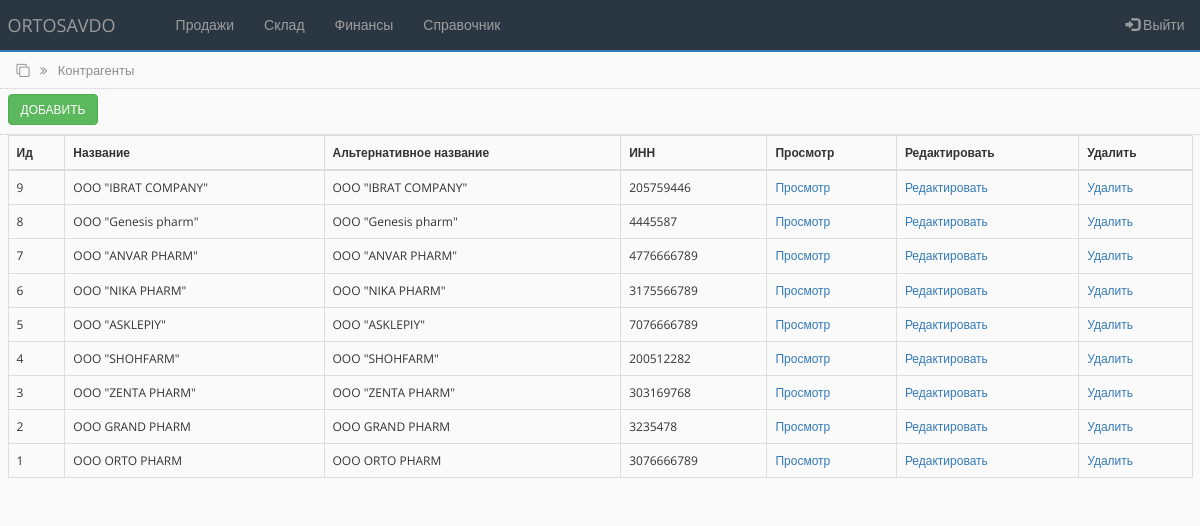
The app's page /counterparties.php (signed in) with its own data.
### tables this page shows
CREATE TABLE `counterparties_tbl` (
  `id` int(255) NOT NULL,
  `name` varchar(250) NOT NULL,
  `alternative_name` varchar(250) NOT NULL,
  `inn` varchar(255) NOT NULL,
  `nds` varchar(255) NOT NULL,
  `raschetny_schet` varchar(255) NOT NULL,
  `mfo` varchar(100) NOT NULL,
  `address` varchar(250) NOT NULL,
  `contact` varchar(250) NOT NULL,
  `director` varchar(250) NOT NULL,
  `accountant` varchar(250) NOT NULL
);

### counterparties.php (the view, shortened to what this page needs)
<?php
include('settings.php');
$query = "SELECT * FROM counterparties_tbl ORDER by id DESC";
$rs_result = mysqli_query ($connect, $query);
?>
<!DOCTYPE html>
<html lang="en">
<head>
    <link rel="stylesheet" href="https://maxcdn.bootstrapcdn.com/bootstrap/3.4.1/css/bootstrap.min.css">
    <link rel="stylesheet" href="https://cdnjs.cloudflare.com/ajax/libs/font-awesome/4.7.0/css/font-awesome.min.css">
    <link rel="stylesheet" href="css/bootstrap-grid.min.css">
    <link rel="stylesheet" href="css/style.css">
</head>
<body>
<?php include 'partSite/nav.php'; ?>
<div class="page_name">
    <div class="container-fluid">
        <i class="fa fa-clone" aria-hidden="true"></i>
        <i class="fa fa-angle-double-right right_cus"></i>
        <span class="right_cus">Контрагенты</span>
    </div>
</div>
<div class="toolbar">
        <div class="container-fluid">
           <a href="add_counterpartie.php"> <button type="button" class="btn btn-success">Добавить</button> </a>
        </div>
</div>
<div class="all_table">
    <div class="container-fluid">
        <table class="table table-hover table-bordered">
        <thead>
            <tr>
            <th scope="col">Ид</th>
            <th scope="col">Название</th>
            <th scope="col">Альтернативное название</th>
            <th scope="col">ИНН</th>
            <th scope="col">Просмотр</th>
            <th scope="col">Редактировать</th>
            <th scope="col">Удалить</th>
            </tr>
        </thead>
        <tbody>
<?php
    while ($row = mysqli_fetch_array($rs_result)) {
?>
            <tr>
                <td><?php echo $row["id"]; ?></td>
                <td><?php echo $row["name"]; ?></td>
                <td><?php echo $row["alternative_name"]; ?></td>
                <td><?php echo $row["inn"]; ?></td>
                <td><a href="#">Просмотр</a></td>
                <td><a href="#">Редактировать</a></td>
                <td><a href="#" onclick="return confirm('Удалить?')" role="button">Удалить</a></td>
            </tr>
<?php
    };
?>
        </tbody>
        </table>
    </div>
</div>
</body>
</html>

### css/style.css (style rules this page uses)
* { box-sizing:border-box;margin:0;padding:0;transition:all 0.01s }
body { background-color:#FAFAFB;font-family:"Open Sans",sans-serif;font-size:12px }
.page_name { width:100%;height:37px;padding:9px;margin-top:-20px;border-bottom:1px dotted #CDCDCD;color:#8d8d8d;font-size:13px }
.right_cus { margin-left:7px }
.toolbar { width:100%;height:46px;margin:0;padding:5px 0;border-bottom:1px dotted #CDCDCD }
.toolbar .btn { text-transform:uppercase;font-size:12px }
.table { padding-top:10px }

### records on screen
counterparties_tbl: id "9", name "OOO \"IBRAT COMPANY\"", alternative_name "OOO \"IBRAT COMPANY\"", inn "205759446"
counterparties_tbl: id "8", name "OOO \"Genesis pharm\"", alternative_name "OOO \"Genesis pharm\"", inn "4445587"
counterparties_tbl: id "7", name "OOO \"ANVAR PHARM\"", alternative_name "OOO \"ANVAR PHARM\"", inn "4776666789"
counterparties_tbl: id "6", name "OOO \"NIKA PHARM\"", alternative_name "OOO \"NIKA PHARM\"", inn "3175566789"
counterparties_tbl: id "5", name "OOO \"ASKLEPIY\"", alternative_name "OOO \"ASKLEPIY\"", inn "7076666789"
counterparties_tbl: id "4", name "OOO \"SHOHFARM\"", alternative_name "OOO \"SHOHFARM\"", inn "200512282"
counterparties_tbl: id "3", name "OOO \"ZENTA PHARM\"", alternative_name "OOO \"ZENTA PHARM\"", inn "303169768"
counterparties_tbl: id "2", name "OOO GRAND PHARM", alternative_name "OOO GRAND PHARM", inn "3235478"
counterparties_tbl: id "1", name "OOO ORTO PHARM", alternative_name "OOO ORTO PHARM", inn "3076666789"
